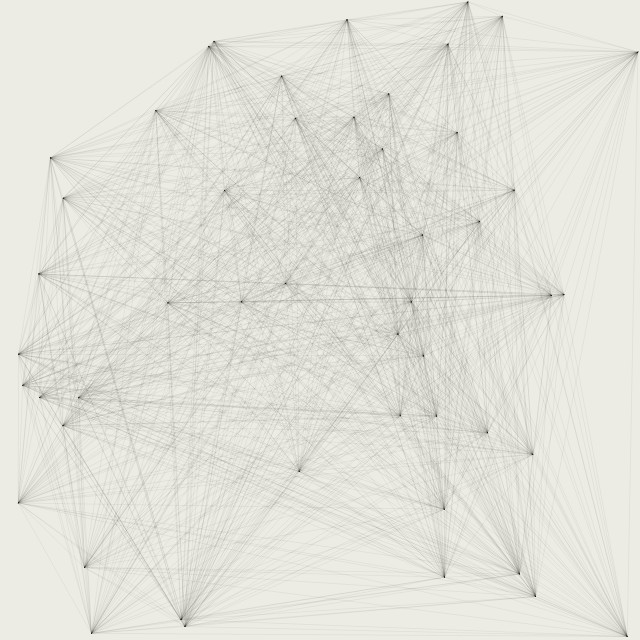
Frame 1 (no input)
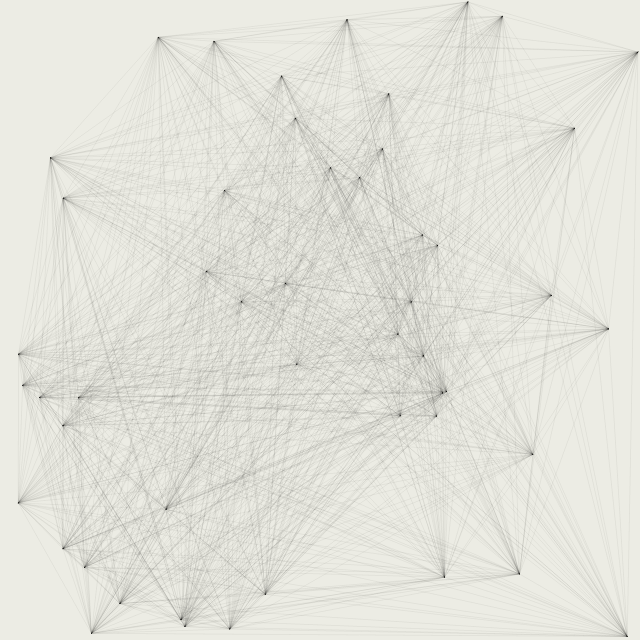
Frame 60 (no input)
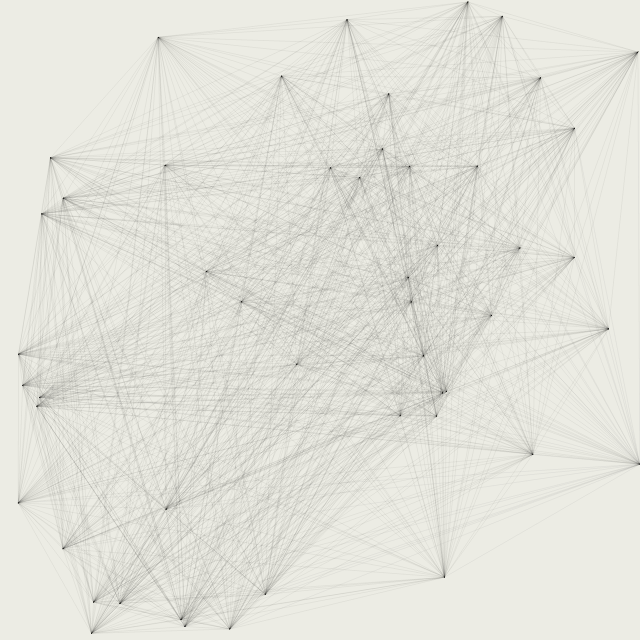
Frame 120 (the mouse pressed at the canvas centre since frame 60)

The p5.js sketch that drew these frames (run headless with seeded random() and noise() and a simulated clock; from frame 60 on, the mouse is pressed at the canvas centre):

// p5.js sketch
// ── sketch.js
var points;
var t;

function setup() {
  createCanvas(640, 640);
  points = [];
  for (var i = 0; i < 50; i++) {
    points.push(createVector(random(width), random(height)));
  }
  t = 0;
}

function draw() {
  background('#ecece4');
  stroke(0);
  strokeWeight(0.03);
  
  for (var i = 0; i < points.length; i++) {
    // ellipse(points[i].x, points[i].y, 1, 1);
    for (var j = 0; j < points.length; j++) {
      if (i === j) {
        continue;
      }
      line(points[i].x, points[i].y, points[j].x, points[j].y);
    }
  }
  
  if (t % 1 < 0.2) {
    points.splice(0, 1);
    points.push(createVector(random(width), random(height)));
  }
  
  t += 0.2;
}
